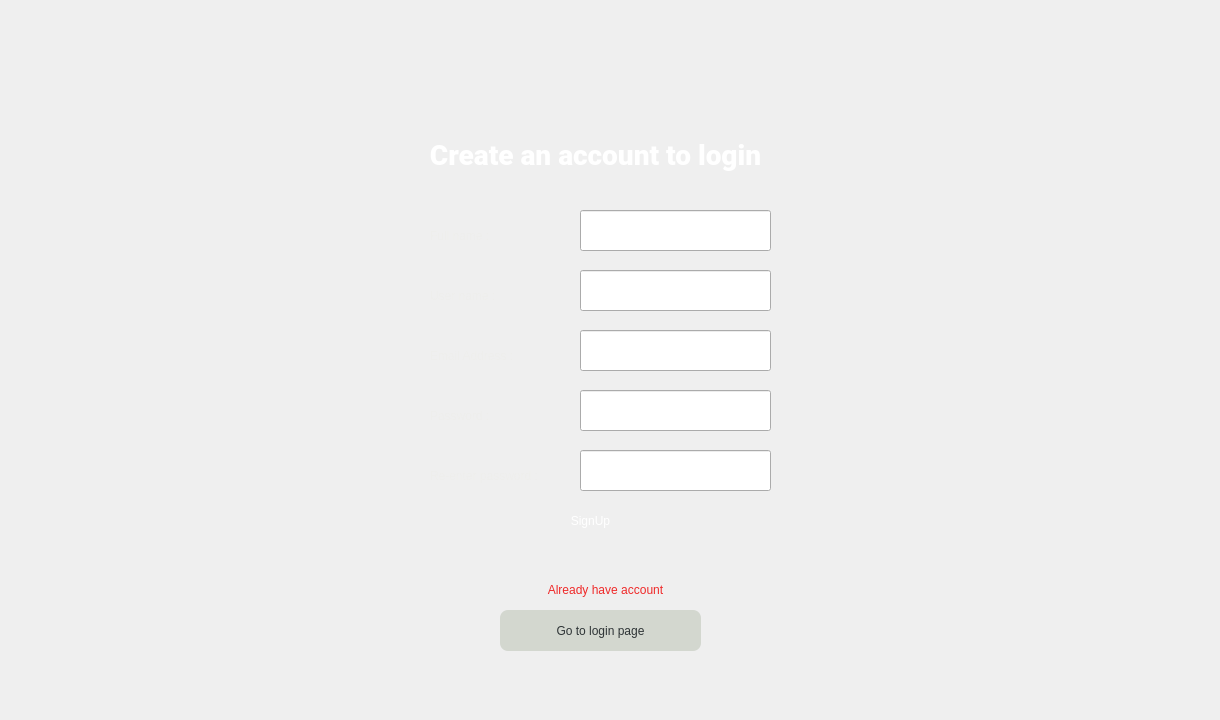
      <widget class="QWidget" name="signUp">
       <attribute name="title">
        <string>signUp</string>
       </attribute>
       <widget class="QLabel" name="label_6">
        <property name="geometry">
         <rect>
          <x>-4</x>
          <y>-14</y>
          <width>1211</width>
          <height>711</height>
         </rect>
        </property>
        <property name="text">
         <string/>
        </property>
        <property name="pixmap">
         <pixmap>assets/imgs/header.jpg</pixmap>
        </property>
        <property name="scaledContents">
         <bool>true</bool>
        </property>
       </widget>
       <widget class="QLabel" name="label_7">
        <property name="geometry">
         <rect>
          <x>0</x>
          <y>130</y>
          <width>1191</width>
          <height>51</height>
         </rect>
        </property>
        <property name="font">
         <font>
          <family>Roboto</family>
          <pointsize>21</pointsize>
          <weight>99</weight>
          <italic>false</italic>
          <bold>true</bold>
         </font>
        </property>
        <property name="styleSheet">
         <string notr="true">color: rgb(255, 255, 255);
font: 900 21pt &quot;Roboto&quot;;</string>
        </property>
        <property name="text">
         <string>Create an account to login</string>
        </property>
        <property name="alignment">
         <set>Qt::AlignCenter</set>
        </property>
       </widget>
       <widget class="QPushButton" name="singup">
        <property name="geometry">
         <rect>
          <x>510</x>
          <y>500</y>
          <width>161</width>
          <height>41</height>
         </rect>
        </property>
        <property name="cursor">
         <cursorShape>PointingHandCursor</cursorShape>
        </property>
        <property name="styleSheet">
         <string notr="true">QPushButton{
background-color: transparent;
font: 700 15pt &quot;simple-line-icons&quot;;
color: rgb(255, 255, 255);
border-radius: 8px;
}
QPushButton:hover{
	background-color: rgb(78, 154, 6);
}</string>
        </property>
        <property name="text">
         <string>SignUp</string>
        </property>
       </widget>
       <widget class="QLineEdit" name="login_password_2">
        <property name="geometry">
         <rect>
          <x>580</x>
          <y>390</y>
          <width>191</width>
          <height>41</height>
         </rect>
        </property>
        <property name="echoMode">
         <enum>QLineEdit::Password</enum>
        </property>
       </widget>
       <widget class="QLabel" name="label_8">
        <property name="geometry">
         <rect>
          <x>430</x>
          <y>220</y>
          <width>101</width>
          <height>31</height>
         </rect>
        </property>
        <property name="styleSheet">
         <string notr="true">font: 700 14pt &quot;Sarai&quot;;
color: rgb(238, 238, 236);</string>
        </property>
        <property name="text">
         <string>Full name :</string>
        </property>
       </widget>
       <widget class="QLineEdit" name="login_username_2">
        <property name="geometry">
         <rect>
          <x>580</x>
          <y>210</y>
          <width>191</width>
          <height>41</height>
         </rect>
        </property>
       </widget>
       <widget class="QLabel" name="label_9">
        <property name="geometry">
         <rect>
          <x>430</x>
          <y>400</y>
          <width>101</width>
          <height>31</height>
         </rect>
        </property>
        <property name="styleSheet">
         <string notr="true">font: 700 14pt &quot;Sarai&quot;;
color: rgb(238, 238, 236);</string>
        </property>
        <property name="text">
         <string>Password :</string>
        </property>
       </widget>
       <widget class="QLabel" name="label_10">
        <property name="geometry">
         <rect>
          <x>430</x>
          <y>280</y>
          <width>101</width>
          <height>31</height>
         </rect>
        </property>
        <property name="styleSheet">
         <string notr="true">font: 700 14pt &quot;Sarai&quot;;
color: rgb(238, 238, 236);</string>
        </property>
        <property name="text">
         <string>User name :</string>
        </property>
       </widget>
       <widget class="QLineEdit" name="login_username_3">
        <property name="geometry">
         <rect>
          <x>580</x>
          <y>270</y>
          <width>191</width>
          <height>41</height>
         </rect>
        </property>
       </widget>
       <widget class="QLineEdit" name="login_password_3">
        <property name="geometry">
         <rect>
          <x>580</x>
          <y>450</y>
          <width>191</width>
          <height>41</height>
         </rect>
        </property>
        <property name="echoMode">
         <enum>QLineEdit::Password</enum>
        </property>
       </widget>
       <widget class="QLabel" name="label_11">
        <property name="geometry">
         <rect>
          <x>430</x>
          <y>460</y>
          <width>141</width>
          <height>31</height>
         </rect>
        </property>
        <property name="styleSheet">
         <string notr="true">font: 700 14pt &quot;Sarai&quot;;
color: rgb(238, 238, 236);</string>
        </property>
        <property name="text">
         <string>Re-enter password :</string>
        </property>
       </widget>
       <widget class="QLabel" name="label_12">
        <property name="geometry">
         <rect>
          <x>480</x>
          <y>580</y>
          <width>251</width>
          <height>20</height>
         </rect>
        </property>
        <property name="styleSheet">
         <string notr="true">color: rgb(239, 41, 41);</string>
        </property>
        <property name="text">
         <string>Already have account</string>
        </property>
        <property name="alignment">
         <set>Qt::AlignCenter</set>
        </property>
       </widget>
       <widget class="QLabel" name="label_43">
        <property name="geometry">
         <rect>
          <x>430</x>
          <y>340</y>
          <width>101</width>
          <height>31</height>
         </rect>
        </property>
        <property name="styleSheet">
         <string notr="true">font: 700 14pt &quot;Sarai&quot;;
color: rgb(238, 238, 236);</string>
        </property>
        <property name="text">
         <string>Email Address :</string>
        </property>
       </widget>
       <widget class="QLineEdit" name="login_username_4">
        <property name="geometry">
         <rect>
          <x>580</x>
          <y>330</y>
          <width>191</width>
          <height>41</height>
         </rect>
        </property>
       </widget>
       <widget class="QPushButton" name="login_4">
        <property name="geometry">
         <rect>
          <x>500</x>
          <y>610</y>
          <width>201</width>
          <height>41</height>
         </rect>
        </property>
        <property name="cursor">
         <cursorShape>PointingHandCursor</cursorShape>
        </property>
        <property name="styleSheet">
         <string notr="true">QPushButton{
	background-color: rgb(211, 215, 207);
	color: rgb(46, 52, 54);
	font: 700 12pt &quot;System-ui&quot;;
border-radius: 8px;
}
QPushButton:hover{
	background-color: rgb(78, 154, 6);
}</string>
        </property>
        <property name="text">
         <string>Go to login page</string>
        </property>
        <property name="icon">
         <iconset theme="go-next">
          <normaloff>.</normaloff>.</iconset>
        </property>
       </widget>
      </widget>
